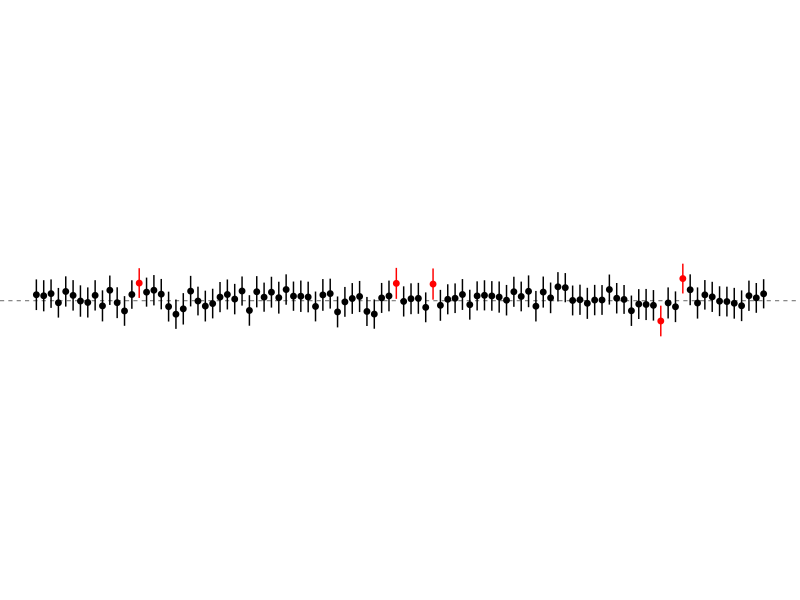

Reproduce this figure in R.
library(tidyverse)

## Confidence Interval simulation
## ------------------------------
##
## Demonstrate properties of (95%) confidence intervals and how to
## calculate them. Note that some confidence intervals _will not_
## contain the true value.
##
##
## Definition of a confidence interval (CI) is an interval generated
## by a procedure that produces CIs that cover true parameter value
## with a desired frequency over repeated samples.
##
## That is,
##    1. sample repeatedly from the population
##    2. calculate a CI for each sample (given a CI procedure)
##    3. X% of these CIs will contain true value
##
## Notably, an individual (realized) CI may not contain the true
## value. In practice, it is not possible to know hwhether the CI from
## your data covers the true value or not.
##
## People often say that a 95% CI has a 95% probability of containing
## the true parameter value. This is wrong. A realized CI either
## contains the true value or not.


## population distribution
pop_mean <- 5
pop_sd <- 2


serr <- function(x) sd(x)/sqrt(length(x)) # standard error
is_covered <- function(mu, lo, hi) {      # does CI cover true value?
  lo <= mu && mu <= hi
  }


t <-
  # take 100 samples from the population
  tibble(s = replicate(100,
                       rnorm(1000, mean=pop_mean, sd=pop_sd),
                       simplify=FALSE)) %>%
  # summarize sample mean and standard error for each sample
  mutate(mu = map_dbl(s, mean),
         se = map_dbl(s, serr)) %>%
  ## calculate 95% CI using Wald procedure (+/- 2*SE)
  ## and test if CI covers true mean
  ## `rowwise()` is needed for `is_covered` to operate on one row at a time
  rowwise() %>%
  mutate(lo = mu - 2*se,
         hi = mu + 2*se,
         cover = is_covered(pop_mean, lo, hi))

## plot sample means with CIs. Red CIs do not contain the true mean
ggplot(t) +
  geom_hline(yintercept=pop_mean, linetype="dashed", size=0.2) +
  geom_pointrange(
    aes(x=seq_along(mu),
        y=mu, ymin=lo, ymax=hi,
        color=cover),
    fatten=2) +
  theme_void() +
  theme(legend.position="none", aspect.ratio = 0.1) +
  scale_color_manual(values = c("red", "black"))
